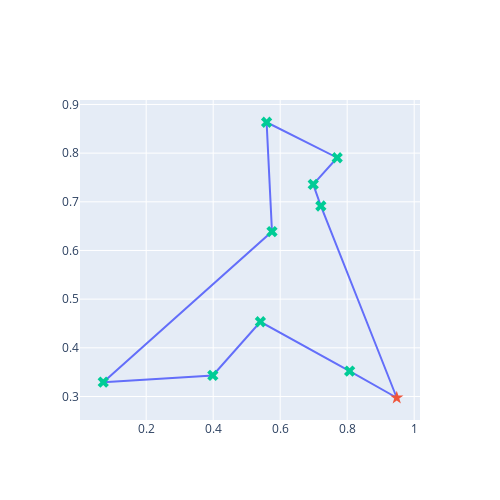

This figure's notebook cell:
### Markdown cell above
#### Test the function

### Code cell
# Test
rg = Generator(PCG64(42069)) # set your own unique seed number
n_cities = 10
cities = simulate_cities(rg, n_cities)
start_time = time.time()  # Record start time
solution, distance = simulated_annealing(cities, iterations = 600)
end_time = time.time()  # Record end time
print("best solution:", solution)
print("distance travelled:", distance)
print("Computing time:", end_time - start_time, "seconds")

draw_salesman(solution, cities)

### Figure 1 — Plotly figure (JSON) as saved in the notebook; plotly's stock layout.template omitted (floating-point values rounded to 4 significant figures)
{"data": [{"mode": "lines", "type": "scatter", "x": [0.9479, 0.8073, 0.5409, 0.3989, 0.0718, 0.5755, 0.5594, 0.7702, 0.6986, 0.7213, 0.9479], "y": [0.2974, 0.3523, 0.4535, 0.3432, 0.3295, 0.6389, 0.8635, 0.7906, 0.7357, 0.6914, 0.2974]}, {"marker": {"size": 10, "symbol": "star"}, "mode": "markers", "text": "0", "type": "scatter", "x": [0.9479], "y": [0.2974]}, {"marker": {"size": 10, "symbol": "x"}, "mode": "markers", "text": ["5", "4", "8", "1", "9", "2", "7", "6", "3"], "type": "scatter", "x": [0.8073, 0.5409, 0.3989, 0.0718, 0.5755, 0.5594, 0.7702, 0.6986, 0.7213], "y": [0.3523, 0.4535, 0.3432, 0.3295, 0.6389, 0.8635, 0.7906, 0.7357, 0.6914]}], "layout": {"height": 500, "showlegend": false, "width": 500, "xaxis": {"autorange": true, "range": [0.002401, 1.017], "type": "linear"}, "yaxis": {"autorange": true, "range": [0.2517, 0.9092], "type": "linear"}}}
